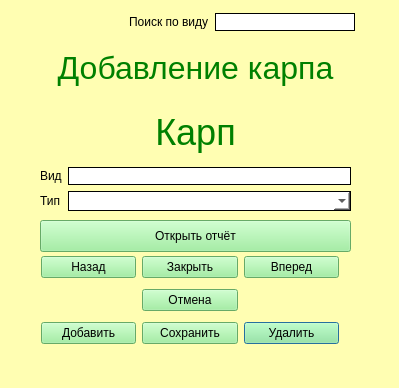
<?xml version="1.0" encoding="UTF-8"?>
<ui version="4.0">
 <class>CarpForm</class>
 <widget class="QDialog" name="CarpForm">
  <property name="geometry">
   <rect>
    <x>0</x>
    <y>0</y>
    <width>399</width>
    <height>388</height>
   </rect>
  </property>
  <property name="windowTitle">
   <string>Dialog</string>
  </property>
  <property name="styleSheet">
   <string notr="true">background-color:rgb(255, 254, 178);</string>
  </property>
  <widget class="QWidget" name="layoutWidget_2">
   <property name="geometry">
    <rect>
     <x>40</x>
     <y>40</y>
     <width>311</width>
     <height>171</height>
    </rect>
   </property>
   <layout class="QGridLayout" name="gridLayout">
    <item row="0" column="0" colspan="2">
     <widget class="QLabel" name="label_4">
      <property name="styleSheet">
       <string notr="true">color:green;
font-size: 36px</string>
      </property>
      <property name="text">
       <string>&lt;html&gt;&lt;head/&gt;&lt;body&gt;&lt;p align=&quot;center&quot;&gt;&lt;span style=&quot; font-size:24pt;&quot;&gt;Добавление карпа&lt;/span&gt;&lt;/p&gt;&lt;/body&gt;&lt;/html&gt;</string>
      </property>
     </widget>
    </item>
    <item row="2" column="1">
     <widget class="QLineEdit" name="leSpecies">
      <property name="styleSheet">
       <string notr="true">border: 1px solid black; background-color:white;
</string>
      </property>
     </widget>
    </item>
    <item row="3" column="0">
     <widget class="QLabel" name="lbType">
      <property name="text">
       <string>Тип</string>
      </property>
     </widget>
    </item>
    <item row="1" column="0" colspan="2">
     <widget class="QLabel" name="label_3">
      <property name="styleSheet">
       <string notr="true">color:green;
font-size: 36px</string>
      </property>
      <property name="text">
       <string>&lt;html&gt;&lt;head/&gt;&lt;body&gt;&lt;p align=&quot;center&quot;&gt;Карп&lt;/p&gt;&lt;/body&gt;&lt;/html&gt;</string>
      </property>
     </widget>
    </item>
    <item row="2" column="0">
     <widget class="QLabel" name="lbSpecies">
      <property name="text">
       <string>Вид</string>
      </property>
     </widget>
    </item>
    <item row="3" column="1">
     <widget class="QComboBox" name="comboBoxType">
      <property name="styleSheet">
       <string notr="true">background-color:white; border: 1px solid black; border-radius: 0px; padding: 1px;</string>
      </property>
     </widget>
    </item>
   </layout>
  </widget>
  <widget class="QWidget" name="layoutWidget">
   <property name="geometry">
    <rect>
     <x>41</x>
     <y>251</y>
     <width>298</width>
     <height>100</height>
    </rect>
   </property>
   <layout class="QGridLayout" name="gridLayout_2">
    <item row="2" column="2">
     <widget class="QPushButton" name="delete_2">
      <property name="styleSheet">
       <string notr="true">color: black;
background-color: lightgreen</string>
      </property>
      <property name="text">
       <string>Удалить</string>
      </property>
     </widget>
    </item>
    <item row="2" column="1">
     <widget class="QPushButton" name="save">
      <property name="styleSheet">
       <string notr="true">color: black;
background-color: lightgreen</string>
      </property>
      <property name="text">
       <string>Сохранить</string>
      </property>
     </widget>
    </item>
    <item row="2" column="0">
     <widget class="QPushButton" name="add">
      <property name="styleSheet">
       <string notr="true">color: black;
background-color: lightgreen</string>
      </property>
      <property name="text">
       <string>Добавить</string>
      </property>
     </widget>
    </item>
    <item row="0" column="0">
     <widget class="QPushButton" name="previous">
      <property name="styleSheet">
       <string notr="true">color: black;
background-color: lightgreen</string>
      </property>
      <property name="text">
       <string>Назад</string>
      </property>
     </widget>
    </item>
    <item row="0" column="1">
     <widget class="QPushButton" name="logout">
      <property name="styleSheet">
       <string notr="true">color: black;
background-color: lightgreen</string>
      </property>
      <property name="text">
       <string>Закрыть</string>
      </property>
     </widget>
    </item>
    <item row="0" column="2">
     <widget class="QPushButton" name="next">
      <property name="styleSheet">
       <string notr="true">color: black;
background-color: lightgreen</string>
      </property>
      <property name="text">
       <string>Вперед</string>
      </property>
     </widget>
    </item>
    <item row="1" column="1">
     <widget class="QPushButton" name="cancel">
      <property name="styleSheet">
       <string notr="true">color: black;
background-color: lightgreen</string>
      </property>
      <property name="text">
       <string>Отмена</string>
      </property>
     </widget>
    </item>
   </layout>
  </widget>
  <widget class="QWidget" name="layoutWidget">
   <property name="geometry">
    <rect>
     <x>129</x>
     <y>11</y>
     <width>226</width>
     <height>22</height>
    </rect>
   </property>
   <layout class="QHBoxLayout" name="horizontalLayout">
    <item>
     <widget class="QLabel" name="label">
      <property name="text">
       <string>Поиск по виду</string>
      </property>
     </widget>
    </item>
    <item>
     <widget class="QLineEdit" name="lineEditSearch">
      <property name="styleSheet">
       <string notr="true">border: 1px solid black; background-color:white;
</string>
      </property>
     </widget>
    </item>
   </layout>
  </widget>
  <widget class="QPushButton" name="carpsforuser">
   <property name="geometry">
    <rect>
     <x>40</x>
     <y>220</y>
     <width>311</width>
     <height>32</height>
    </rect>
   </property>
   <property name="styleSheet">
    <string notr="true">color: black;
background-color: lightgreen</string>
   </property>
   <property name="text">
    <string>Открыть отчёт</string>
   </property>
  </widget>
 </widget>
 <resources/>
 <connections/>
</ui>
